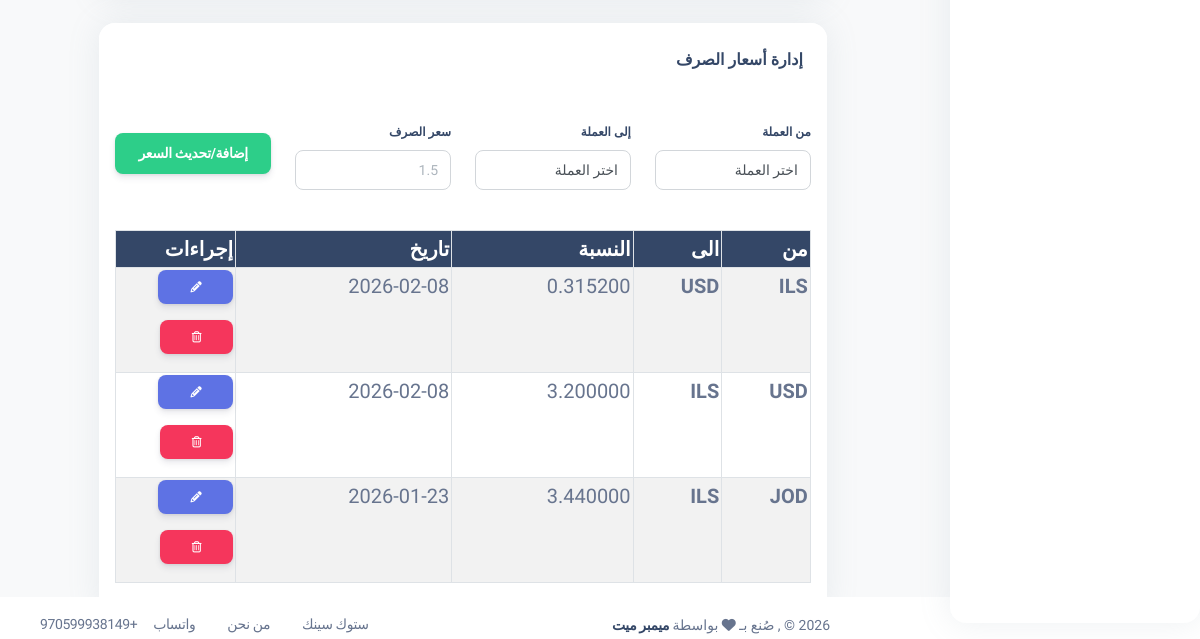
The app's page /company_profile (signed in, lower part), older data.
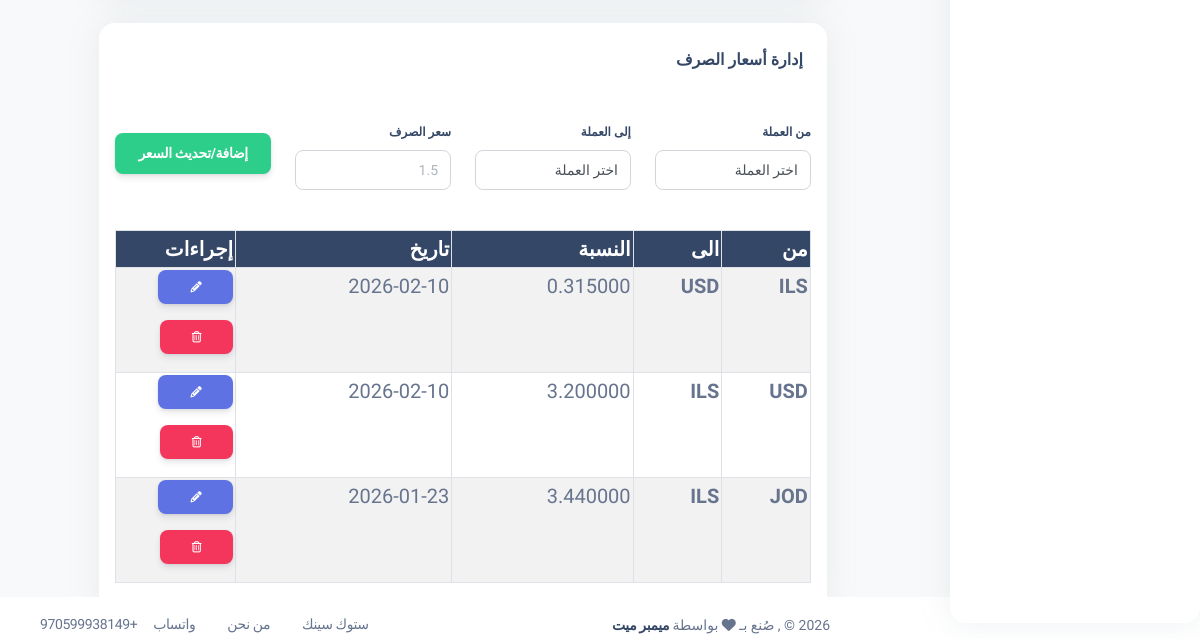
The same page, newer data.
### my_app/models.py (models this page shows, shortened)
class ExchangeRate(models.Model):
    from_currency = models.ForeignKey(Currency, related_name='rates_from', on_delete=models.CASCADE)
    to_currency = models.ForeignKey(Currency, related_name='rates_to', on_delete=models.CASCADE)
    rate = models.DecimalField(max_digits=10, decimal_places=6)  # e.g., 3.5 for 1 USD = 3.5 ILS
    date = models.DateField(auto_now=True)
    class Meta:
        unique_together = ('from_currency', 'to_currency', 'date')
        ordering = ['-date']

class Currency(models.Model):
    code = models.CharField(max_length=3, unique=True)  # ILS, USD, EUR, etc.
    name = models.CharField(max_length=255)
    class Meta:
        verbose_name_plural = "Currencies"

### my_app/views.py (the view, shortened to what this page needs)
# urls.py: path('company_profile', views.display_company_profile),
def display_company_profile(request):
    if 'employee_id' not in request.session:
        return redirect('/index')
    company = models.get_company_profile()
    currencies = models.Currency.objects.all()
    exchange_rates = models.ExchangeRate.objects.select_related('from_currency', 'to_currency').order_by('-date')[:10]
    context = {
        'company': company,
        'employee': models.get_employee_by_id(request.session['employee_id']),
        'currencies': currencies,
        'exchange_rates': exchange_rates,
    }
    return render(request, 'company_profile.html', context)

### my_app/models.py (called while the page is built)
def get_company_profile():
    try:
        return CompanyProfile.objects.all().first()
    except Exception:
        return None

def get_employee_by_id(id):
    return Employee.objects.get(id=id)

### my_app/templates/company_profile.html (shortened to what this page needs)
{% extends 'layouts/base.html' %}
{% load i18n %}
{% block content %}
<div class="row justify-content-center">
  <div class="col-md-10">
    <div class="card">
      <div class="card-header">
        <h6 class="mb-0">{% trans "Manage Exchange Rates" %}</h6>
      </div>
      <div class="card-body">
        <form method="post" action="/company_profile" class="mb-4">
          <div class="row">
            <div class="col-md-3 mb-3">
              <label class="form-label">{% trans "From Currency" %}</label>
              <select name="from_currency" class="form-control" required>
                <option value="">{% trans "Select currency" %}</option>
              </select>
            </div>
            <div class="col-md-3 mb-3">
              <label class="form-label">{% trans "To Currency" %}</label>
              <select name="to_currency" class="form-control" required>
                <option value="">{% trans "Select currency" %}</option>
              </select>
            </div>
            <div class="col-md-3 mb-3">
              <label class="form-label">{% trans "Exchange Rate" %}</label>
              <input type="number" name="exchange_rate" class="form-control" step="0.000001" placeholder="1.5" required />
            </div>
            <div class="col-md-3 d-flex align-items-end mb-3">
              <button type="submit" class="btn btn-success w-100">{% trans "Add/Update Rate" %}</button>
            </div>
          </div>
        </form>
        <div class="table-responsive">
          <table class="table table-sm table-striped">
            <thead class="table-dark">
              <tr>
                <th>{% trans "From" %}</th>
                <th>{% trans "To" %}</th>
                <th>{% trans "Rate" %}</th>
                <th>{% trans "Date" %}</th>
                <th style="width: 120px;">{% trans "Actions" %}</th>
              </tr>
            </thead>
            <tbody>
              {% for rate in exchange_rates %}
                <tr id="rate-row-{{ rate.id }}">
                  <td><strong>{{ rate.from_currency.code }}</strong></td>
                  <td><strong>{{ rate.to_currency.code }}</strong></td>
                  <td id="rate-value-{{ rate.id }}">{{ rate.rate }}</td>
                  <td>{{ rate.date|date:"Y-m-d" }}</td>
                  <td>
                    <button type="button" class="btn btn-sm btn-primary" onclick="editExchangeRate({{ rate.id }}, {{ rate.from_currency.id }}, {{ rate.to_currency.id }}, {{ rate.rate }})" title="{% trans 'Edit' %}">
                      <i class="fas fa-pencil-alt"></i>
                    </button>
                    <form method="post" action="/company_profile" style="display: inline;" onsubmit="return confirm('{% trans 'Are you sure?' %}')">
                      <button type="submit" class="btn btn-sm btn-danger" title="{% trans 'Delete' %}">
                        <i class="far fa-trash-alt"></i>
                      </button>
                    </form>
                  </td>
                </tr>
              {% empty %}
                <tr>
                  <td colspan="5" class="text-center text-muted">{% trans "No exchange rates added yet" %}</td>
                </tr>
              {% endfor %}
            </tbody>
          </table>
        </div>
      </div>
    </div>
  </div>
</div>
{% endblock %}

### my_app/templates/layouts/base.html (shortened to what this page needs)
<!DOCTYPE html>
{% load static %}
{% load i18n %}
{% get_current_language as LANGUAGE_CODE %}
<html lang="{{ LANGUAGE_CODE }}" dir="{% if LANGUAGE_CODE == 'ar' %}rtl{% else %}ltr{% endif %}">
<head>
        <link href="https://cdnjs.cloudflare.com/ajax/libs/font-awesome/6.5.1/css/all.min.css" rel="stylesheet" />
    <link href="{% static 'css/nucleo-icons.css'%}" rel="stylesheet" />
    <link href="{% static 'css/nucleo-svg.css'%}" rel="stylesheet" />
    <link href="https://cdnjs.cloudflare.com/ajax/libs/font-awesome/6.5.1/css/all.min.css" rel="stylesheet" />
    <link href="{% static 'css/nucleo-svg.css'%}" rel="stylesheet" />
    <link id="pagestyle" href="{% static 'css/argon-dashboard.css' %}" rel="stylesheet" />
    <nonscript><link rel="stylesheet" href="{% static 'css/argon-dashboard.css' %}"></nonscript>
    <link rel="stylesheet" href="{% static 'css/style.css' %}">
    </head>
    <body class="g-sidenav-show   bg-gray-100">
        {% include 'includes/aside.html' %}
        <main class="main-content position-relative border-radius-lg ">
            <div class="container-fluid py-4">
                {% block content %}{% endblock content %}
            </div>
        </main>
        {% include 'includes/fixed-plugin.html' %}
                {% include 'includes/footer.html' %}
</body>
</html>

### my_app/templates/includes/aside.html (shortened to what this page needs)
{% load static %}
{% load i18n %}
<aside class="sidenav bg-white navbar navbar-vertical navbar-expand-xs border-0 border-radius-xl my-3 {% if LANGUAGE_CODE == 'ar' %}fixed-end me-4{% else %}fixed-start ms-4{% endif %}" id="sidenav-main">
</aside>

### my_app/templates/includes/navigation_main.html (shortened to what this page needs)
{% load i18n %}

### my_app/templates/includes/fixed-plugin.html (shortened to what this page needs)
{% load i18n %}
<div class="fixed-plugin">
<a class="fixed-plugin-button text-dark position-fixed px-3 py-2">
</a>
</div>

### my_app/templates/includes/scripts.html (shortened to what this page needs)
{% load static %}
{% load i18n %}

### my_app/templates/includes/footer.html (shortened to what this page needs)
{% load i18n %}
<footer class="footer pt-3 bg-white fixed-bottom">
<div class="container-fluid">
    <div class="row align-items-center justify-content-lg-between">
    <div class="col-lg-6 mb-lg-0 mb-4">
        <div class="copyright text-center text-sm text-muted text-lg-start ">
            <span id="year"></span>
        © ,
    {% trans "made with" %} <i class="fa fa-heart"></i> {% trans "by" %}
    <a href="http://www.membrmate.com" class="font-weight-bold" target="_blank">{% trans "Member Mate" %}</a>
        </div>
    </div>
    <div class="col-lg-6">
        <ul class="nav nav-footer justify-content-center justify-content-lg-end">
        <li class="nav-item">
            <a class="nav-link text-muted" target="_blank">{% trans "StockSync" %}</a>
        </li>
        <li class="nav-item">
            <a href="/about_us" class="nav-link text-muted" target="_blank">{% trans "About Us" %}</a>
        </li>
        <li class="nav-item">
            <a class="nav-link text-muted" target="_blank">{% trans "WhatsApp" %}</a>
        </li>
        <li class="nav-item">
            <a class="nav-link pe-0 text-muted" target="_blank"> +970599938149</a>
        </li>
        </ul>
    </div>
    </div>
</div>
</footer>

### my_app/templates/layouts/base.html (style rules this page uses)
.main-content { margin-right: 17.125rem !important; margin-left: 0 !important; }
.sidenav { left: auto !important; right: 0; }
.me-4 { margin-left: 1.5rem !important; margin-right: 0 !important; }
body { text-align: right; direction: rtl; }

Row changes from the older to the newer data that the page shows:
changed ExchangeRate (number 1 of 3 on the later page): rate "0.315200" → "0.315000"; date "2026-02-08" → "2026-02-10"
changed ExchangeRate (number 2 of 3 on the later page): date "2026-02-08" → "2026-02-10"
